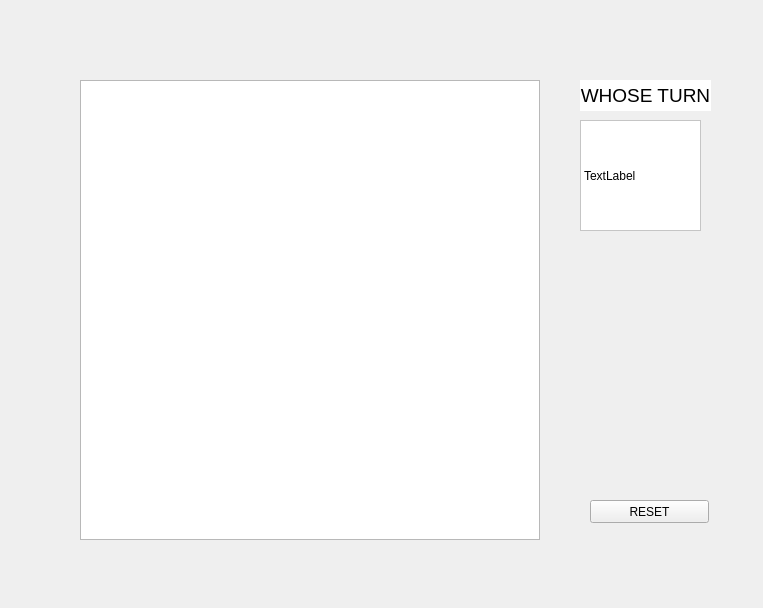
<?xml version="1.0" encoding="UTF-8"?>
<ui version="4.0">
 <class>GameWindow</class>
 <widget class="QMainWindow" name="GameWindow">
  <property name="geometry">
   <rect>
    <x>0</x>
    <y>0</y>
    <width>763</width>
    <height>608</height>
   </rect>
  </property>
  <property name="windowTitle">
   <string>GameWindow</string>
  </property>
  <property name="styleSheet">
   <string notr="true">background:none</string>
  </property>
  <widget class="QWidget" name="centralwidget">
   <widget class="QLabel" name="whoseTurnLabel">
    <property name="geometry">
     <rect>
      <x>580</x>
      <y>120</y>
      <width>121</width>
      <height>111</height>
     </rect>
    </property>
    <property name="layoutDirection">
     <enum>Qt::LeftToRight</enum>
    </property>
    <property name="styleSheet">
     <string notr="true">background-color:white</string>
    </property>
    <property name="frameShape">
     <enum>QFrame::StyledPanel</enum>
    </property>
    <property name="frameShadow">
     <enum>QFrame::Sunken</enum>
    </property>
    <property name="text">
     <string>TextLabel</string>
    </property>
   </widget>
   <widget class="QLabel" name="whoseTurnTextLabel">
    <property name="geometry">
     <rect>
      <x>580</x>
      <y>80</y>
      <width>131</width>
      <height>31</height>
     </rect>
    </property>
    <property name="font">
     <font>
      <pointsize>14</pointsize>
     </font>
    </property>
    <property name="styleSheet">
     <string notr="true">background-color:white</string>
    </property>
    <property name="text">
     <string>WHOSE TURN</string>
    </property>
    <property name="alignment">
     <set>Qt::AlignCenter</set>
    </property>
   </widget>
   <widget class="QPushButton" name="resetButton">
    <property name="geometry">
     <rect>
      <x>590</x>
      <y>500</y>
      <width>119</width>
      <height>23</height>
     </rect>
    </property>
    <property name="text">
     <string>RESET</string>
    </property>
   </widget>
   <widget class="QGraphicsView" name="boardView">
    <property name="geometry">
     <rect>
      <x>80</x>
      <y>80</y>
      <width>460</width>
      <height>460</height>
     </rect>
    </property>
    <property name="sizePolicy">
     <sizepolicy hsizetype="Preferred" vsizetype="Preferred">
      <horstretch>0</horstretch>
      <verstretch>0</verstretch>
     </sizepolicy>
    </property>
   </widget>
  </widget>
  <widget class="QMenuBar" name="menubar">
   <property name="geometry">
    <rect>
     <x>0</x>
     <y>0</y>
     <width>763</width>
     <height>21</height>
    </rect>
   </property>
  </widget>
 </widget>
 <resources/>
 <connections/>
</ui>
